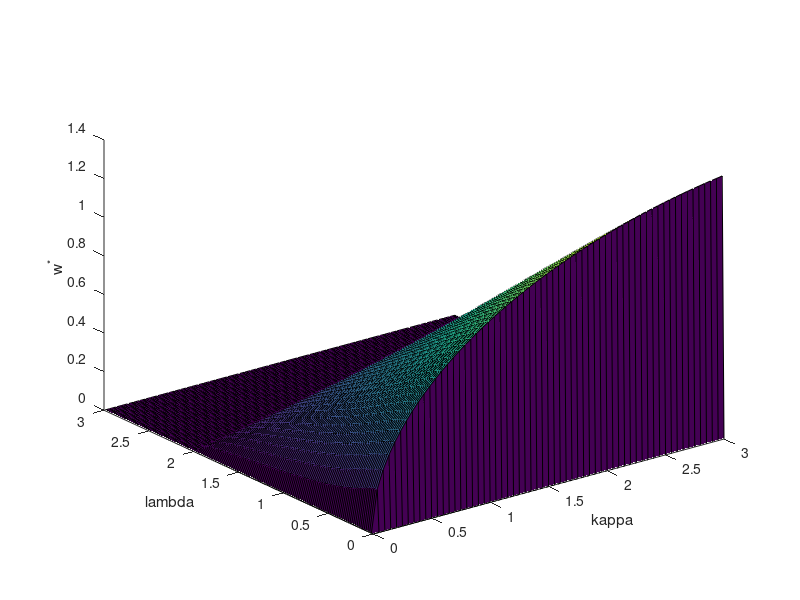
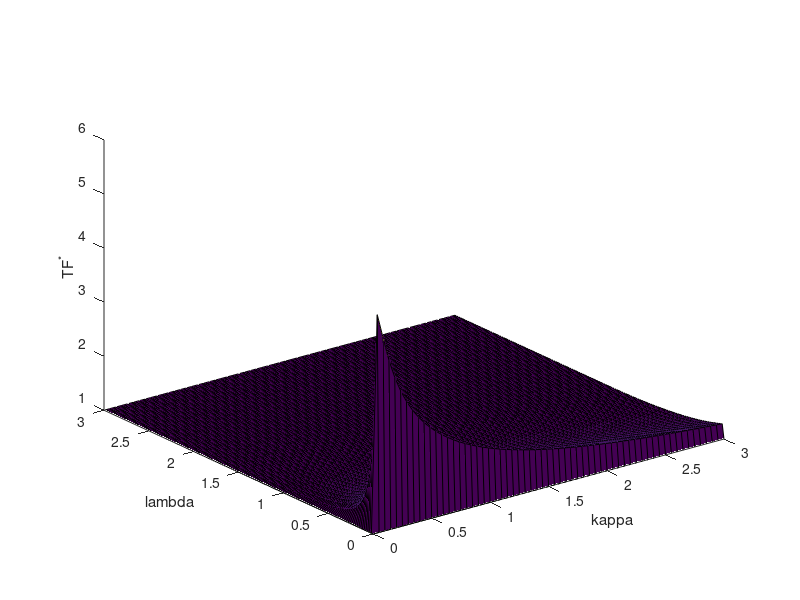
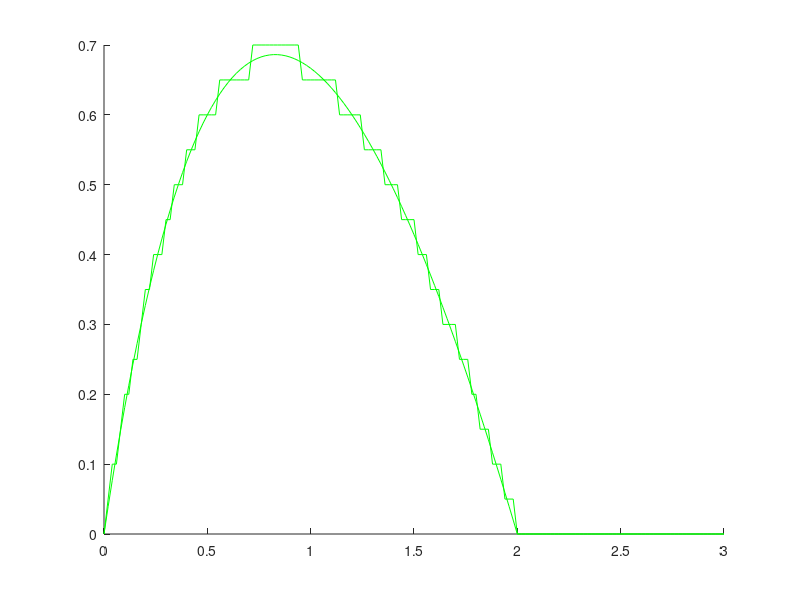

Recreate these plots in MATLAB, in order.
clear;
kappas =[0:0.05:3];
lambdas = [0:0.02:3];
[kappas_grid,lambdas_grid] = meshgrid(kappas,lambdas);
tau = .5;

w_stars = zeros(size(kappas_grid));
TF_stars = zeros(size(kappas_grid));
D_stars = zeros(size(kappas_grid));

kappa_stars = zeros(size(lambdas));

for i = 1:size(kappas_grid,1)
    kappa_stars(i)=nan;
    max_TF = -inf;
    for j = 1: size(kappas_grid,2)
        kappa = kappas_grid(i,j);
        lambda = lambdas_grid(i,j);
        check1 = kappa*tau^2+2*lambda*tau;
        if tau*lambda>=1
            w_star = 0;
            TF_star = 1;
            D=nan;
        elseif check1>=2 || lambda*kappa==0
            w_star = 0;
            TF_star = 1;
            D=nan;
        else
            D = -2.*kappa.^2.*lambda.^(-4)-2.*kappa.*lambda.^(-2)+1+2.*kappa.*lambda.^(-1).*tau+kappa.^2.*lambda.^(-2).*tau.^2;
            Temp =  kappa.^4+kappa.^3*lambda.^2.*(2-kappa.*tau.^2-2.*lambda.*tau);
            w_star= sqrt((sqrt(Temp)-kappa.^2)).*lambda.^(-1);
            PDF_star = (2.*lambda.^(-4)*sqrt(Temp)+D).^-1;
            TF_star = sqrt(PDF_star);
        end
        w_stars(i,j) =w_star;
        TF_stars(i,j) = TF_star;
        D_stars(i,j)=D;
        if TF_star > max_TF
            max_TF = TF_star;
            kappa_stars(i) = kappa;
        end
       
    end 
end

kappa_stars_sol = zeros(size(lambdas));
for i = 1:length(lambdas)
    lambda = lambdas(i);
    kappa_stars_sol(i) = max((1-lambda*tau)/(tau^2+lambda^-1*tau),0);
end

figure(1);clf; hold all;
surf(kappas,lambdas,w_stars)
%shading interp
xlabel('kappa')
ylabel('lambda')
zlabel('w^*')
view(3)
figure(2);clf; hold all;
surf(kappas,lambdas,TF_stars)

%shading interp
xlabel('kappa')
ylabel('lambda')
zlabel('TF^*')
view(3)

figure(3);clf; hold all;
plot(lambdas,kappa_stars_sol,'g')
plot(lambdas,kappa_stars,'g')


